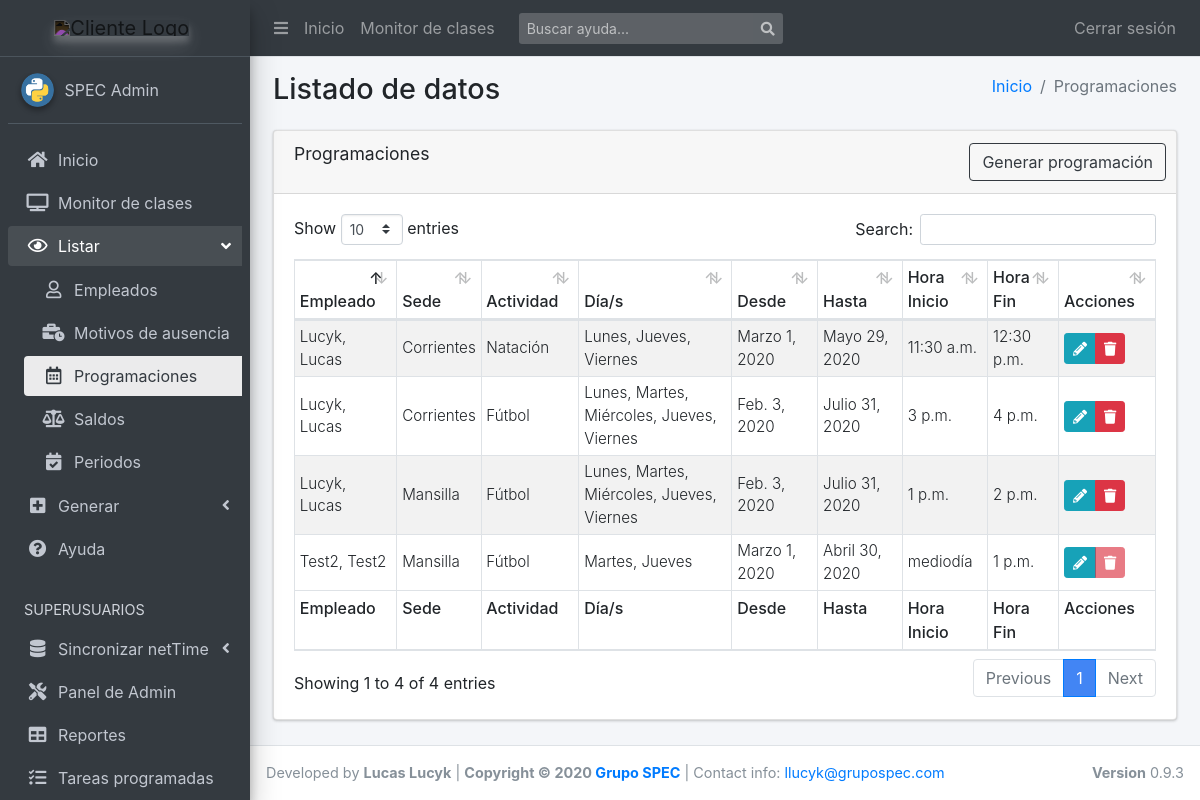
The page /list/programaciones/ (signed in) on the database its author committed.
### scg_app/models.py (models this page shows, shortened)
class Recurrencia(models.Model):
    fecha_desde = models.DateField(default=timezone.now)
    fecha_hasta = models.DateField(blank=True)
    horario_desde = models.TimeField(default=timezone.now)
    horario_hasta = models.TimeField(blank=True)
    empleado = models.ForeignKey(
        'Empleado', on_delete=models.SET_NULL, null=True)
    actividad = models.ForeignKey(
        'Actividad', on_delete=models.SET_NULL, null=True)
    sede = models.ForeignKey('Sede', on_delete=models.SET_NULL, null=True)
    weekdays = MultiSelectField(
        'Días de la semana', choices=settings.DIA_SEMANA_CHOICES,
        null=True, blank=True)
    locked = models.BooleanField(null=True, blank=True, default=False)
    class Meta:
        verbose_name = "Recurrencia"
        verbose_name_plural = "Recurrencias"
        get_latest_by = "-fecha_desde"
        ordering = ["-fecha_desde", "-fecha_hasta"]
    def get_dias_str(self):
        return ', '.join(utils.get_dia_display(*self.weekdays))
    get_dias_str.short_description = "Días"
    def get_edit_url(self):
        return reverse('programacion_update', kwargs={"pk": self.id})
    def get_delete_url(self):
        return reverse(
            'confirm_delete',
            kwargs={"model":self.__class__.__name__, "pk":self.id})

class Empleado(models.Model):
    id_netTime = models.PositiveIntegerField(
        default=0,
        validators=[MinValueValidator(1)],
        unique=True,
        help_text="Para matchear marcajes e importaciones"
    )
    apellido = models.CharField(max_length=20)
    nombre = models.CharField(max_length=20)
    dni = models.CharField(max_length=8, unique=True)
    legajo = models.CharField(max_length=10, null=True, blank=True)
    empresa = models.CharField(max_length=10, null=True, blank=True)
    tipo = models.ForeignKey(
        'TipoContrato', on_delete=models.CASCADE, null=True, blank=True)
    liquidacion = models.ForeignKey(
        'TipoLiquidacion', on_delete=models.CASCADE, null=True, blank=True)
    escala = models.ManyToManyField('Escala')
    class Meta:
        verbose_name = "Empleado"
        verbose_name_plural = "Empleados"
        get_latest_by = "dni"
        ordering = ["dni", "apellido", "nombre"]
    class ReportBuilder:
        extra = ['legajo_apellido_nombre', ]
    @property
    def legajo_apellido_nombre(self):
        return f'{self.legajo} - {self.apellido} {self.nombre}'
    def __str__(self):
        return '{}, {}'.format(
            self.apellido,
            self.nombre if self.nombre else ''
        )

class Sede(models.Model):
    id_netTime = models.PositiveIntegerField(
        default=0,
        validators=[MinValueValidator(1)],
        unique=True,
        help_text="Para matchear marcajes e importaciones")
    nombre = models.CharField(max_length=100)
    codigo = models.CharField(max_length=50, blank=True, null=True, unique=True)
    tipo = models.CharField(max_length=30, default="Física", blank=True)
    class Meta:
        verbose_name = "Sede"
        verbose_name_plural = "Sedes"
        get_latest_by = "nombre"
        ordering = ["nombre", ]

class Actividad(models.Model):
    nombre = models.CharField(max_length=100)
    grupo = models.ForeignKey(
        'GrupoActividad', on_delete=models.SET_NULL, null=True, blank=True)
    class Meta:
        verbose_name = "Actividad"
        verbose_name_plural = "Actividades"
        ordering = ["nombre", ]
        get_latest_by = "nombre"

### scg_app/views.py (the view)
# urls.py: path('programaciones/', views.RecurrenciasList.as_view(),
class RecurrenciasList(LoginRequiredMixin, ListView):
    model = Recurrencia
    template_name = 'apps/scg_app/list/programaciones.html'
    context_object_name = 'programaciones_list'
    ordering = ['-fecha_desde', '-horario_desde', 'actividad__nombre']

### scg_app/utils.py (called while the page is built)
def get_dia_display(*args):
    to_dict = dict(settings.DIA_SEMANA_CHOICES)
    return [to_dict.get(str(char)) for char in args]

### templates/apps/scg_app/list/programaciones.html
{% extends "apps/scg_app/list/base.html" %}
{% block active_ver_program %} active {% endblock %}
{% block route %}
  <li class="breadcrumb-item"><a href="{% url 'index' %}">Inicio</a></li>
  <li class="breadcrumb-item active">Programaciones</li>
{% endblock route %}
{% block tableName %}Programaciones{% endblock %}
{% block generar_btn %}
  <a href="{% url 'programar' %}" class="btn btn-outline-dark">Generar programaci&oacute;n</a>
{% endblock %}
{% block tableHeaders %}
  <tr>
    <th>Empleado</th>
    <th>Sede</th>
    <th>Actividad</th>
    <th>D&iacute;a/s</th>
    <th>Desde</th>
    <th>Hasta</th>
    <th>Hora Inicio</th>
    <th>Hora Fin</th>
    <th>Acciones</th>
  </tr>
{% endblock %}
{% block tableBody %}
  {% for programacion in programaciones_list %}
    <tr>
      <td class="align-middle">{{programacion.empleado|capfirst}}</td>
      <td class="align-middle">{{programacion.sede.nombre|capfirst}}</td>
      <td class="align-middle">{{programacion.actividad.nombre|capfirst}}</td>
      <td class="align-middle">{{programacion.get_dias_str}}</td>
      <td class="align-middle">{{programacion.fecha_desde}}</td>
      <td class="align-middle">{{programacion.fecha_hasta}}</td>
      <td class="align-middle">{{programacion.horario_desde}}</td>
      <td class="align-middle">{{programacion.horario_hasta}}</td>
      <td class="py-0 align-middle">
        <div class="btn-group btn-group-sm">
          <a href="{{ programacion.get_edit_url|safe }}" class="btn btn-info"><i class="fas fa-pencil-alt"></i></a>
          {% if programacion.locked %}
            <a href="#" class="btn btn-danger disabled" role="button" aria-disabled="true">
              <i class="fas fa-trash"></i>
            </a>
          {% else %}
            <a href="{{ programacion.get_delete_url|safe }}" class="btn btn-danger"><i class="fas fa-trash"></i></a>
          {% endif %}
        </div>
      </td>
    </tr>
  {% endfor %}
{% endblock %}
{% block tableFooter %}
  <tr>
    <th>Empleado</th>
    <th>Sede</th>
    <th>Actividad</th>
    <th>D&iacute;a/s</th>
    <th>Desde</th>
    <th>Hasta</th>
    <th>Hora Inicio</th>
    <th>Hora Fin</th>
    <th>Acciones</th>
  </tr>
{% endblock %}

### templates/base_template.html (shortened to what this page needs)
<!DOCTYPE html>
<html lang="es">
<head>
  {% load static %}
  <link rel="stylesheet" href="{%  static 'css/main.css' %}">
  <link rel="stylesheet" href="{% static 'plugins/ionicons/ionicons.min.css' %}">
  <link rel="stylesheet" href="{%  static 'dist/css/adminlte.min.css' %}">
  <link rel="stylesheet" href="{% static 'plugins/chart.js/Chart.min.css' %}" />
  <link rel="stylesheet" href="{% static 'plugins/bootstrap/css/bootstrap.min.css' %}" />
  <link rel="stylesheet" href="{%  static 'plugins/fontawesome-free/css/all.min.css' %}">
  {% block extra_css %}
  {% endblock %}
</head>
<body class="hold-transition sidebar-mini layout-fixed .layout-footer-fixed .layout-navbar-fixed">
{% block body %}
<div class="wrapper">
  <nav class="main-header navbar navbar-expand navbar-dark navbar-dark">
    <ul class="navbar-nav">
      <li class="nav-item">
        <a class="nav-link" data-widget="pushmenu" href="#" role="button"><i class="fas fa-bars"></i></a>
      </li>
      <li class="nav-item d-none d-sm-inline-block">
        <a href="{% url 'index' %}" class="nav-link">Inicio</a>
      </li>
      <li class="nav-item d-none d-sm-inline-block">
        <a href="{% url 'clases_view'%}" class="nav-link">Monitor de clases</a>
      </li>
    </ul>
    <form class="form-inline ml-3" action="{% url 'help_list' %}">
      <div class="input-group input-group-sm">
        <input class="form-control form-control-navbar" type="search" placeholder="Buscar ayuda..." aria-label="Buscar" name="q">
        <div class="input-group-append">
          <button class="btn btn-navbar" type="submit">
            <i class="fas fa-search"></i>
          </button>
        </div>
      </div>
    </form>
    <ul class="navbar-nav ml-auto">
      {% if user.is_authenticated %}
        <li class="nav-item">
          <a class="nav-link" href="{% url 'logout'%}?next={{request.path}}">
          Cerrar sesi&oacute;n
          </a>
        </li>
      {% endif %}
    </ul>
  </nav>
  <aside class="main-sidebar sidebar-dark-primary elevation-4">
    <a id="logo-big" href="{% url 'index' %}" class="brand-link text-center" style="display:none;">
      <img src="https://megatlon.com/megatlon/images/megatlon.svg"
           alt="Cliente Logo"
           class="brand-image elevation-3 invert-color img-center"
           style="opacity: .8;">
      <span class="brand-text font-weight-light">&nbsp;</span>
    </a>
    <div class="sidebar">
      <div class="user-panel mt-3 pb-3 mb-3 d-flex">
        <div class="image">
          <img src="{% static 'img/python.png' %}" class="img-circle elevation-2" alt="User Image">
        </div>
        <div class="info">
          <a href="#" class="d-block">{{ user.last_name }} {{ user.first_name }}</a>
        </div>
      </div>
      <nav class="mt-2">
        <ul class="nav nav-pills nav-sidebar flex-column nav-child-indent" data-widget="treeview" role="menu" data-accordion="false">
          <li class="nav-item">
            <a href="{% url 'index' %}" class="nav-link {% block active_home %}{% endblock %}">
              <i class="nav-icon fas fa-home"></i>
              <p>Inicio</p>
            </a>
          </li>
          <li class="nav-item">
            <a href="{% url 'clases_view'%}" class="nav-link {% block active_monitor %}{% endblock %}">
              <i class="nav-icon fas fa-tv"></i>
              <p>Monitor de clases</p>
            </a>
          </li>
          <li class="nav-item has-treeview {% block open_ver %}{% endblock %}">
            <a href="#" class="nav-link">
              <i class="nav-icon far fa-eye"></i>
              <p>
                Listar
                <i class="fas fa-angle-left right"></i>
              </p>
            </a>
            <ul class="nav nav-treeview">
              <li class="nav-item">
                <a href="{% url 'empleados_view'%}" class="nav-link {% block active_ver_empleados %}{% endblock %}">
                  <i class="far fa-user nav-icon"></i>
                  <p>Empleados</p>
                </a>
              </li>
              <li class="nav-item">
                <a href="{% url 'motivos_ausencia_view'%}" class="nav-link {% block active_ver_mot_aus %}{% endblock %}">
                  <i class="fas fa-business-time nav-icon"></i>
                  <p>Motivos de ausencia</p>
                </a>
              </li>
              <li class="nav-item">
                <a href="{% url 'programaciones_view'%}" class="nav-link {% block active_ver_program %}{% endblock %}">
                  <i class="far fa-calendar-alt nav-icon"></i>
                  <p>Programaciones</p>
                </a>
              </li>
              <li class="nav-item">
                <a href="{% url 'saldos_view'%}" class="nav-link {% block active_ver_saldos %}{% endblock %}">
                  <i class="fas fa-balance-scale nav-icon"></i>
                  <p>Saldos</p>
                </a>
              </li>
              <li class="nav-item">
                <a href="{% url 'periodos_view'%}" class="nav-link {% block active_ver_periodos %}{% endblock %}">
                  <i class="fas fa-calendar-check nav-icon"></i>
                  <p>Periodos</p>
                </a>
              </li>
            </ul>
          </li>
          <li class="nav-item has-treeview {% block open_crear %}{% endblock %}">
            <a href="#" class="nav-link">
              <i class="nav-icon fas fa-plus-square"></i>
              <p>
                Generar
                <i class="right fas fa-angle-left"></i>
              </p>
            </a>
          </li>
          <li class="nav-item">
            <a href="{% url 'help_list'%}" class="nav-link {% block active_help %}{% endblock %}">
              <i class="nav-icon fas fa-question-circle"></i>
              <p>Ayuda</p>
            </a>
          </li>
          {% if user.is_superuser %}
            <li class="nav-header">SUPERUSUARIOS</li>
            <li class="nav-item has-treeview">
              <a href="#" class="nav-link">
                <i class="nav-icon fas fa-database"></i>
                <p>
                  Sincronizar netTime
                  <i class="right fas fa-angle-left"></i>
                </p>
              </a>
            </li>
            <li class="nav-item">
              <a href="/admin/" target="_blank" class="nav-link">
                <i class="nav-icon fas fa-tools"></i>
                <p>Panel de Admin</p>
              </a>
            </li>
            <li class="nav-item">
              <a href="/report_builder/" class="nav-link">
                <i class="nav-icon fas fa-table"></i>
                <p>Reportes</p>
              </a>
            </li>
            <li class="nav-item">
              <a href="{% url 'tasks_management' %}" class="nav-link {% block active_tareas %}{% endblock %}">
                <i class="nav-icon fas fa-tasks"></i>
                <p>Tareas programadas</p>
              </a>
            </li>
          {% endif %}
        </ul>
      </nav>
    </div>
  </aside>
  <div class="content-wrapper">
    <section class="content-header">
      <div class="container-fluid">
        <div class="row mb-2">
          <div class="col-sm-6">
            <h1>{% block namepage %}Inicio{% endblock %}</h1>
          </div>
          <div class="col-sm-6">
            <ol class="breadcrumb float-sm-right">
              {% block route %}{% endblock %}
            </ol>
          </div>
        </div>
      </div>
    </section>
    <section class="content">
      <div class="container-fluid">
        {% block content %}{% endblock %}
      </div>
    </section>
  </div>
  <footer class="main-footer">
    <div class="float-right d-none d-sm-block">
      <b>Version</b> 0.9.3
    </div>
    Developed by <strong>Lucas Lucyk</strong> |
    <strong>Copyright &copy; 2020 <a href="https://grupospec.com/es/">Grupo SPEC</a></strong>
    | Contact info: <a href="mailto:llucyk@grupospec.com">llucyk@grupospec.com</a>
  </footer>
</div>
{% endblock body %}
</body>
</html>

### static/css/main.css (style rules this page uses)
footer { font-size: .9rem; }
table td { font-size: .95rem; font-weight: 300; }
table th { font-size: 1rem; font-weight: 500; }
.invert-color { -webkit-filter: invert(1); filter: invert(1); }
.img-center { float: none !important; }

### rows shown on the page
Recurrencia: empleado "Test2, Test2", sede.nombre "Mansilla", actividad.nombre "Fútbol", get_dias_str "Martes, Jueves", fecha_desde "Marzo 1, 2020", fecha_hasta "Abril 30, 2020", horario_desde "mediodía", horario_hasta "1 p.m.", locked True (drawn)
Recurrencia: empleado "Lucyk, Lucas", sede.nombre "Corrientes", actividad.nombre "Natación", get_dias_str "Lunes, Jueves, Viernes", fecha_desde "Marzo 1, 2020", fecha_hasta "Mayo 29, 2020", horario_desde "11:30 a.m.", horario_hasta "12:30 p.m."
Recurrencia: empleado "Lucyk, Lucas", sede.nombre "Corrientes", actividad.nombre "Fútbol", get_dias_str "Lunes, Martes, Miércoles, Jueves, Viernes", fecha_desde "Feb. 3, 2020", fecha_hasta "Julio 31, 2020", horario_desde "3 p.m.", horario_hasta "4 p.m."
Recurrencia: empleado "Lucyk, Lucas", sede.nombre "Mansilla", actividad.nombre "Fútbol", get_dias_str "Lunes, Martes, Miércoles, Jueves, Viernes", fecha_desde "Feb. 3, 2020", fecha_hasta "Julio 31, 2020", horario_desde "1 p.m.", horario_hasta "2 p.m."

### other values the page prints
{{ user.last_name }} "SPEC"
{{ user.first_name }} "Admin"
